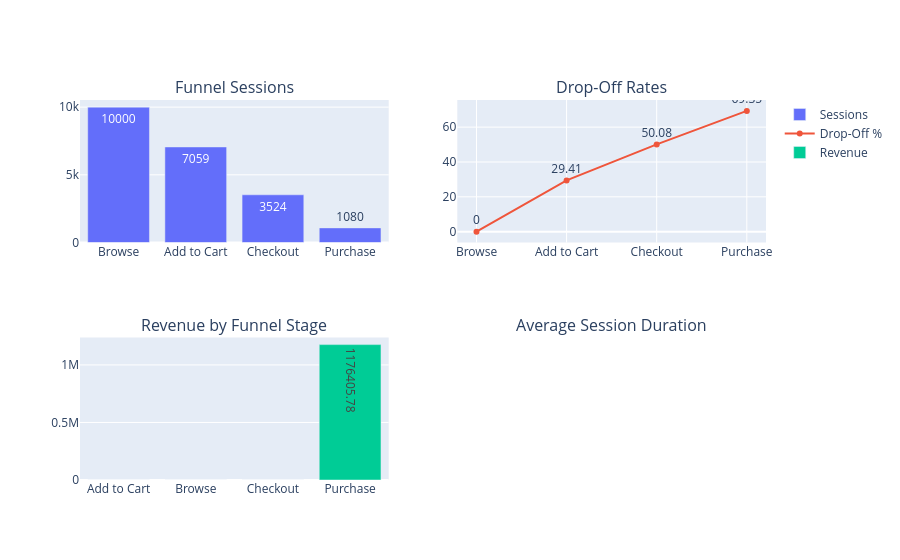

The notebook cell this image was saved under:
### Code cell
revenue_stage = session_summary.groupby(
    'Max_Funnel_Stage'
)['Revenue'].sum().reset_index()


fig.add_trace(

    go.Bar(

        x=revenue_stage['Max_Funnel_Stage'],

        y=revenue_stage['Revenue'],

        text=revenue_stage['Revenue'].round(2),

        textposition='auto',

        name='Revenue'

    ),

    row=2,
    col=1

)

### Figure 1 — Plotly figure (JSON) as saved in the notebook; plotly's stock layout.template omitted (floating-point values rounded to 4 significant figures)
{"data": [{"name": "Sessions", "text": [10000.0, 7059.0, 3524.0, 1080.0], "textposition": "auto", "type": "bar", "x": ["Browse", "Add to Cart", "Checkout", "Purchase"], "xaxis": "x", "y": [10000, 7059, 3524, 1080], "yaxis": "y"}, {"mode": "lines+markers+text", "name": "Drop-Off %", "text": [0.0, 29.41, 50.08, 69.35], "textposition": "top center", "type": "scatter", "x": ["Browse", "Add to Cart", "Checkout", "Purchase"], "xaxis": "x2", "y": [0.0, 29.41, 50.08, 69.35], "yaxis": "y2"}, {"name": "Revenue", "text": [0.0, 0.0, 0.0, 1176000.0], "textposition": "auto", "type": "bar", "x": ["Add to Cart", "Browse", "Checkout", "Purchase"], "xaxis": "x3", "y": [0.0, 0.0, 0.0, 1176000.0], "yaxis": "y3"}], "layout": {"annotations": [{"font": {"size": 16}, "showarrow": false, "text": "Funnel Sessions", "x": 0.225, "xanchor": "center", "xref": "paper", "y": 1, "yanchor": "bottom", "yref": "paper"}, {"font": {"size": 16}, "showarrow": false, "text": "Drop-Off Rates", "x": 0.775, "xanchor": "center", "xref": "paper", "y": 1, "yanchor": "bottom", "yref": "paper"}, {"font": {"size": 16}, "showarrow": false, "text": "Revenue by Funnel Stage", "x": 0.225, "xanchor": "center", "xref": "paper", "y": 0.375, "yanchor": "bottom", "yref": "paper"}, {"font": {"size": 16}, "showarrow": false, "text": "Average Session Duration", "x": 0.775, "xanchor": "center", "xref": "paper", "y": 0.375, "yanchor": "bottom", "yref": "paper"}], "xaxis": {"anchor": "y", "domain": [0, 0.45]}, "xaxis2": {"anchor": "y2", "domain": [0.55, 1]}, "xaxis3": {"anchor": "y3", "domain": [0, 0.45]}, "xaxis4": {"anchor": "y4", "domain": [0.55, 1]}, "yaxis": {"anchor": "x", "domain": [0.625, 1]}, "yaxis2": {"anchor": "x2", "domain": [0.625, 1]}, "yaxis3": {"anchor": "x3", "domain": [0, 0.375]}, "yaxis4": {"anchor": "x4", "domain": [0, 0.375]}}}
